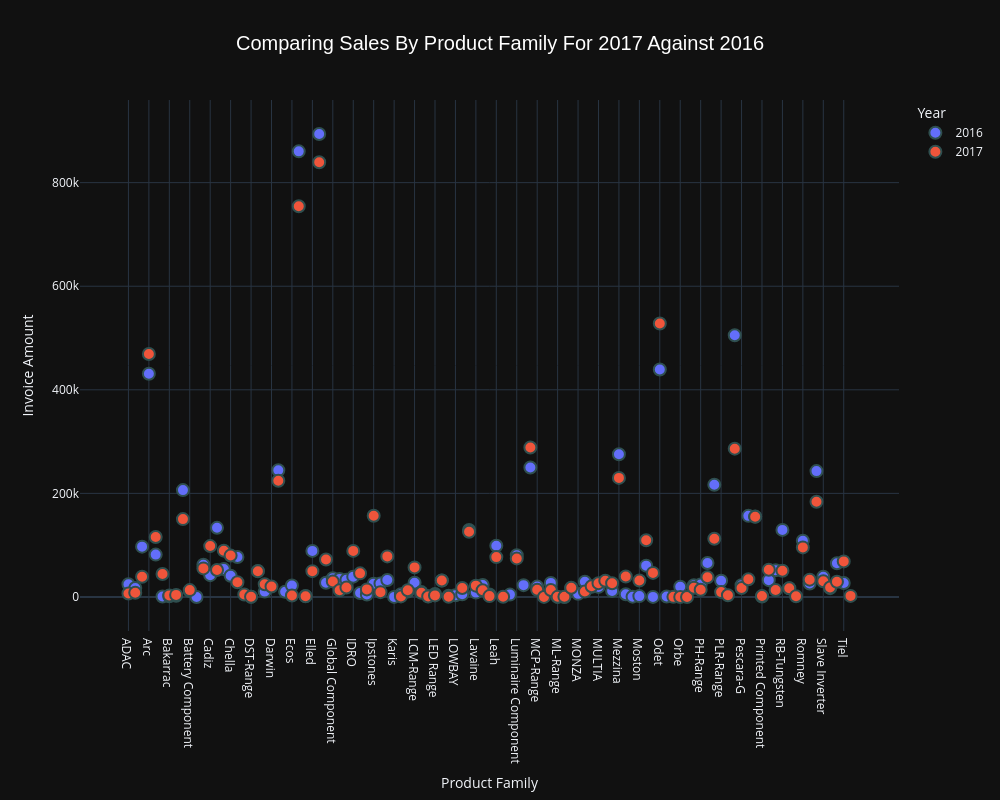

Notebook cell for this chart:
### Markdown cell above
## Hypothesis 7: What Were The Sales By Product Family For Last The Two Years?

### Code cell
#what was the sales by product family for last the two years?
intStartYear = dfSales_DataSet_Work["Year"].max() -1
intEndYear = dfSales_DataSet_Work["Year"].max()

#filter DataFrame for last 12 months
dfSales_DataSet_Filtered = dfSales_DataSet_Work[dfSales_DataSet_Work["Year"] >= dfSales_DataSet_Work["Year"].max() -1]

#remove zero/negative amounts
dfSales_DataSet_Filtered  = dfSales_DataSet_Filtered [dfSales_DataSet_Filtered ["InvoiceAmt"] > 0]

#sort by year
dfSales_DataSet_Filtered = dfSales_DataSet_Filtered.sort_values(by=["Year"], ascending=[True])

#group by CustomerID and get sum of InvoiceAmt
dfSales_DataSet_Filtered = (
    dfSales_DataSet_Filtered
    .groupby(["Year", "ProductFamily"])["InvoiceAmt"]
    .sum()
    .reset_index()
)

#print first 3 dataframes in each column 
dfSales_DataSet_Temp = dfSales_DataSet_Filtered.loc[ dfSales_DataSet_Filtered["Year"].isin([intStartYear, intEndYear]),
                                    ["Year", "ProductFamily", "InvoiceAmt"] ]    
#convert year to string
dfSales_DataSet_Temp = dfSales_DataSet_Temp.astype({"Year": str})
        
fig = px.scatter(
    dfSales_DataSet_Temp,
    x="ProductFamily",
    y="InvoiceAmt",
    color="Year",
    height=800,
    width=1000,
    title=f"Comparing Sales By Product Family For {intEndYear} Against {intStartYear}"
)

plt.style.use("dark_background")
#from chatGPT
fig.update_xaxes(type="category", categoryorder="category ascending")
#end from chatGPT
fig.update_layout(xaxis_title="Product Family", yaxis_title="Invoice Amount", template="plotly_dark") 
fig.update_layout(
    title_x=0.5,
    title_font=dict(size=20, family="Arial", color="white")
)

#make so dots on plot are more readable
fig.update_traces(marker=dict(size=12, line=dict(width=2, color='DarkSlateGrey')), selector=dict(mode='markers'))
fig.show()

print("Sales By Product Family For Last The Two Years")
print("=" * len("Sales By Product Family For Last The Two Years"))
dfSales_DataSet_Filtered

### Figure 1 — Plotly figure (JSON) as saved in the notebook; plotly's stock layout.template omitted (floating-point values rounded to 4 significant figures)
{"data": [{"hovertemplate": "Year=2016<br>ProductFamily=%{x}<br>InvoiceAmt=%{y}<extra></extra>", "legendgroup": "2016", "marker": {"color": "#636efa", "line": {"color": "DarkSlateGrey", "width": 2}, "size": 12, "symbol": "circle"}, "mode": "markers", "name": "2016", "orientation": "v", "showlegend": true, "type": "scatter", "x": ["ADAC", "AM(Pals)", "Accessories", "Arc", "Arrian", "Arriled", "Bakarrac", "Baleni", "Batteries", "Battery Component", "Batton", "Bewdley", "Cadiz", "Calabor", "Calabor EX", "Chella", "Conversion", "DST-Range", "Dalby", "Dart", "Dyode", "ECOSTAR", "Ecos", "Eden", "Electronic Component", "Elled", "Fire Product", "Geneva", "Global Component", "HPDC range", "Holt", "IDRO", "Import", "Iona", "Ipstones", "Jaro", "Kandel", "Karis", "Kehled", "Kerriled", "LCM-Range", "LDY-Range", "LEAH", "LED Range", "LENS", "LL-Range", "LOWBAY", "LVR-Range", "Larino", "Lavaine", "Layos", "Lead Acid Charger", "Leah", "Loutra", "Luminaire Component", "Lumino", "M-Range", "MCP-Range", "MINISINE", "ML-Range", "MLR-Range", "MOA", "MONZA", "MS-Range", "MT5-Range", "MULTIA", "Meled", "Mezzina", "Mierlo", "Modra", "Moston", "Napoli", "Neath", "Odet", "Odet Deluxe", "Orbe", "P-Range", "PH-Range", "PHR-Range", "PL-Range", "PLR-Range", "Pescara", "Pescara-G", "Petina", "Pico", "Printed Component", "R-Range", "RB-Range", "RB-Tungsten", "Retz", "Romney", "Rota", "Savona", "Slave Inverter", "Starters", "TIEL", "Tiel"], "xaxis": "x", "y": [24690.0, 17330.0, 97190.0, 431100.0, 81820.0, 899.7, 1300.0, 2269.0, 206400.0, 11400.0, 89.7, 62350.0, 42130.0, 133500.0, 54030.0, 41090.0, 77170.0, 266.5, 50370.0, 10400.0, 244800.0, 10100.0, 22200.0, 860400.0, 1823.0, 88990.0, 893800.0, 27450.0, 36310.0, 34600.0, 33390.0, 39230.0, 7635.0, 4738.0, 25760.0, 25980.0, 32890.0, 160.8, 5362.0, 10420.0, 27560.0, 9436.0, 1181.0, 5619.0, 31870.0, 2487.0, 3393.0, 5145.0, 129500.0, 8461.0, 23000.0, 4917.0, 99030.0, 4617.0, 80460.0, 22860.0, 250000.0, 20040.0, 27230.0, 107.8, 55.29, 16870.0, 6027.0, 29260.0, 19570.0, 19470.0, 11700.0, 275700.0, 5302.0, 600.5, 1723.0, 60530.0, 155.2, 439300.0, 1035.0, 19630.0, 22530.0, 23950.0, 65690.0, 216600.0, 31420.0, 505400.0, 22780.0, 156600.0, 155200.0, 841.6, 32510.0, 51600.0, 129500.0, 16810.0, 108600.0, 25890.0, 243000.0, 39090.0, 17020.0, 65190.0, 27120.0], "yaxis": "y"}, {"hovertemplate": "Year=2017<br>ProductFamily=%{x}<br>InvoiceAmt=%{y}<extra></extra>", "legendgroup": "2017", "marker": {"color": "#EF553B", "line": {"color": "DarkSlateGrey", "width": 2}, "size": 12, "symbol": "circle"}, "mode": "markers", "name": "2017", "orientation": "v", "showlegend": true, "type": "scatter", "x": ["ADAC", "AM(Pals)", "Accessories", "Arc", "Arrian", "Arriled", "Bakarrac", "Baleni", "Batteries", "Battery Component", "Bewdley", "Cadiz", "Calabor", "Calabor EX", "Chella", "Conversion", "D-MET", "DST-Range", "Dalby", "Dart", "Darwin", "Dyode", "Ecos", "Eden", "Electronic Component", "Elled", "Fire Product", "Geneva", "Global Component", "HPDC range", "Holt", "IDRO", "Import", "Iona", "Ipstones", "Jaro", "Kandel", "Kehled", "Kerriled", "LCM-Range", "LDY-Range", "LEAH", "LED Range", "LENS", "LL-Range", "LVR-Range", "Larino", "Lavaine", "Layos", "Lead Acid Charger", "Leah", "Ledrada", "Luminaire Component", "M-Range", "MCP-Range", "MH-Range", "MINISINE", "ML-Range", "MLR-Range", "MOA", "MS-Range", "MT5-Range", "MULTIA", "Melby", "Meled", "Mezzina", "Mierlo", "Moston", "Napoli", "Neath", "Odet", "Olten", "Orbe", "Ordbey", "P-Range", "PH-Range", "PHR-Range", "PL-Range", "PLR-Range", "Paloma", "Pescara", "Pescara-G", "Petina", "Pico", "Printed Component", "R-Range", "RB-Range", "RB-Tungsten", "Retz", "Riva", "Romney", "Rota", "Savona", "Slave Inverter", "Starters", "TIEL", "Tiel", "paloma"], "xaxis": "x", "y": [6730.0, 8054.0, 38910.0, 469100.0, 115900.0, 44390.0, 3034.0, 3987.0, 150400.0, 13240.0, 55220.0, 98280.0, 52150.0, 89410.0, 79940.0, 28490.0, 4920.0, 364.8, 49810.0, 24540.0, 20320.0, 224400.0, 2928.0, 754500.0, 1546.0, 49890.0, 839400.0, 72510.0, 30040.0, 13120.0, 18170.0, 89000.0, 45610.0, 14680.0, 156800.0, 9341.0, 78340.0, 1070.0, 13060.0, 57100.0, 8225.0, 790.0, 3073.0, 31950.0, 553.0, 17200.0, 125900.0, 21880.0, 12850.0, 1674.0, 76980.0, 417.6, 74440.0, 288700.0, 13950.0, 112.5, 13330.0, 276.5, 319.6, 17790.0, 10660.0, 20590.0, 26660.0, 31340.0, 26510.0, 229900.0, 39500.0, 31690.0, 109400.0, 46460.0, 528000.0, 272.5, 86.03, 54.25, 17750.0, 13990.0, 37970.0, 112300.0, 9409.0, 3398.0, 286400.0, 17240.0, 34230.0, 155000.0, 1795.0, 52550.0, 13520.0, 50780.0, 16780.0, 1340.0, 95760.0, 33430.0, 183900.0, 30370.0, 18280.0, 29270.0, 68670.0, 2108.0], "yaxis": "y"}], "layout": {"height": 800, "legend": {"title": {"text": "Year"}, "tracegroupgap": 0}, "title": {"font": {"color": "white", "family": "Arial", "size": 20}, "text": "Comparing Sales By Product Family For 2017 Against 2016", "x": 0.5}, "width": 1000, "xaxis": {"anchor": "y", "categoryorder": "category ascending", "domain": [0, 1], "title": {"text": "Product Family"}, "type": "category"}, "yaxis": {"anchor": "x", "domain": [0, 1], "title": {"text": "Invoice Amount"}}}}
